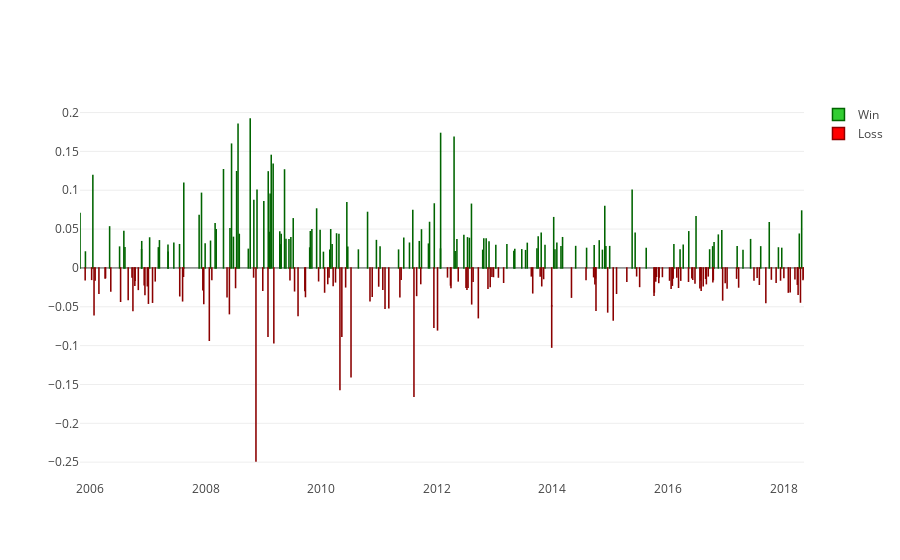

The notebook cell saved with this chart:
### Code cell
plot_win_loss_bar(wins,losses)

### Figure 1 — Plotly figure (JSON) as saved in the notebook; plotly's stock layout.template omitted (floating-point values rounded to 4 significant figures; data arrays with more than 128 entries replaced by an {"elided": "..."} marker saying what was removed)
{"data": [{"marker": {"color": "rgb(50,205,50)", "line": {"color": "rgb(0,100,0)", "width": 1.5}}, "name": "Win", "type": "bar", "x": {"elided": "133 str values"}, "y": {"elided": "133 float values"}}, {"marker": {"color": "rgb(255,0,0)", "line": {"color": "rgb(139,0,0)", "width": 1.5}}, "name": "Loss", "type": "bar", "x": {"elided": "147 str values"}, "y": {"elided": "147 float values"}}], "layout": {}}
